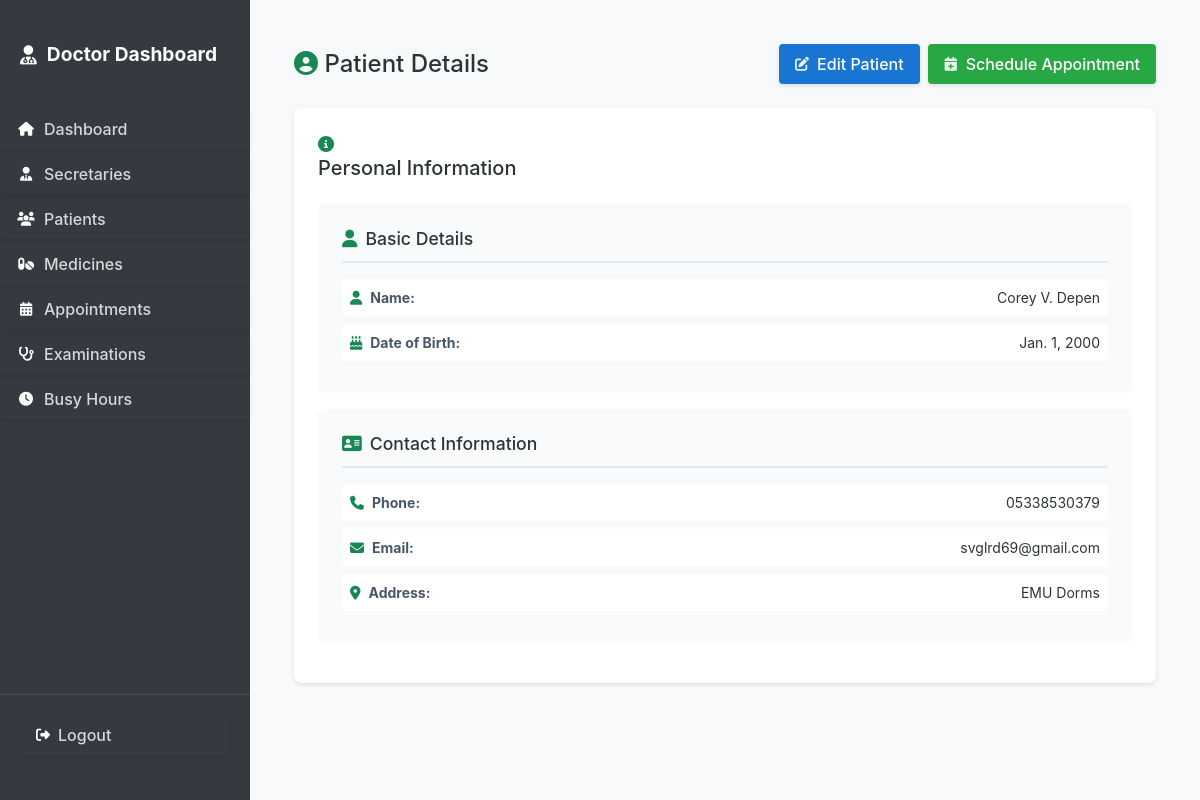
The app's page /patients/9/ (signed in) with its own data.
### secretary_dash/models.py (models this page shows, shortened)
class Patient(models.Model):
    name = models.CharField(max_length=100)
    phone = models.CharField(max_length=20)
    email = models.EmailField()
    address = models.TextField()
    date_of_birth = models.DateField()
    created_at = models.DateTimeField(auto_now_add=True)
    class Meta:
        ordering = ['name']

### secretary_dash/views.py (the view)
# urls.py: path('patients/<int:pk>/', views.patient_detail, name='patient_detail'),
@login_required
@user_passes_test(is_staff)
def patient_detail(request, pk):
    patient = get_object_or_404(Patient, pk=pk)
    all_examinations = Examination.objects.filter(
        patient=patient
    ).order_by('-date', '-time')
    recent_examinations = all_examinations[:5]
    examination_history = all_examinations[5:] if len(all_examinations) > 5 else []
    upcoming_appointments = Appointment.objects.filter(
        patient=patient,
        date__gte=timezone.now().date(),
        status='upcoming'
    ).order_by('date', 'time')
    return render(request, 'secretary_dash/common/patient_detail.html', {
        'patient': patient,
        'recent_examinations': recent_examinations,
        'examination_history': examination_history,
        'upcoming_appointments': upcoming_appointments
    })

### secretary_dash/auth.py (called while the page is built)
    def get_user(self, user_id):
        UserModel = get_user_model()
        try:
            return UserModel.objects.get(pk=user_id)
        except UserModel.DoesNotExist:
            return None

### secretary_dash/views.py (called while the page is built)
def is_staff(user):
    return user.is_superuser or hasattr(user, 'secretary')

### templates/secretary_dash/common/patient_detail.html (shortened to what this page needs)
{% extends request.user.is_superuser|yesno:'secretary_dash/doctor/base.html,secretary_dash/secretary/base.html' %}
{% load static %}
{% block content %}
<div class="detail-container">
    <div class="detail-header">
        <h1><i class="fas fa-user-circle text-success"></i> Patient Details</h1>
        <div class="actions">
            <a href="{% url 'secretary_dash:patient_edit' patient.id %}" class="btn btn-primary">
                <i class="fas fa-edit"></i> Edit Patient
            </a>
            <a href="{% url 'secretary_dash:appointment_create' %}?patient={{ patient.id }}" class="btn btn-success">
                <i class="fas fa-calendar-plus"></i> Schedule Appointment
            </a>
        </div>
    </div>
    <div class="detail-section">
        <div class="section-header">
            <i class="fas fa-info-circle text-success"></i>
            <h2>Personal Information</h2>
        </div>
        <div class="medical-details">
            <div class="medical-item">
                <h3><i class="fas fa-user text-success"></i> Basic Details</h3>
                <div class="detail-row">
                    <p><i class="fas fa-user text-success"></i> <strong>Name:</strong></p>
                    <span>{{ patient.name }}</span>
                </div>
                <div class="detail-row">
                    <p><i class="fas fa-birthday-cake text-success"></i> <strong>Date of Birth:</strong></p>
                    <span>{{ patient.date_of_birth }}</span>
                </div>
            </div>
            <div class="medical-item">
                <h3><i class="fas fa-address-card text-success"></i> Contact Information</h3>
                <div class="detail-row">
                    <p><i class="fas fa-phone text-success"></i> <strong>Phone:</strong></p>
                    <span>{{ patient.phone }}</span>
                </div>
                <div class="detail-row">
                    <p><i class="fas fa-envelope text-success"></i> <strong>Email:</strong></p>
                    <span>{{ patient.email }}</span>
                </div>
                <div class="detail-row">
                    <p><i class="fas fa-map-marker-alt text-success"></i> <strong>Address:</strong></p>
                    <span>{{ patient.address }}</span>
                </div>
            </div>
        </div>
    </div>
</div>
{% endblock %}

### static/css/main.css (style rules this page uses)
body { margin: 0; padding: 0; font-family: -apple-system, BlinkMacSystemFont, "Segoe UI", Roboto, "Helvetica Neue", Arial, sans-serif; background-color: #f8f9fa; }
.btn { display: inline-flex !important; align-items: center !important; gap: 0.5rem !important; padding: 0.5rem 1rem !important; border-radius: 0.25rem !important; border: none !important; cursor: pointer !important; font-weight: 500 !important; transition: all 0.2s ease !important; text-decoration: none !important; box-shadow: 0 0.125rem 0.25rem rgba(0, 0, 0, 0.1) !important; }
.btn .fas, .btn .far, .btn .fab, .btn .fa { color: rgba(255, 255, 255, 0.9) !important; }
.detail-container { padding: 1.5rem; }
.detail-header { display: flex; justify-content: space-between; align-items: center; margin-bottom: 1.5rem; }
.detail-header h1 { margin: 0; font-size: 1.5rem; color: #2d3436; }
.detail-header .actions { display: flex; gap: 0.5rem; }
.detail-section { background: white; padding: 1.5rem; border-radius: 0.5rem; box-shadow: 0 0.125rem 0.25rem rgba(0,0,0,0.1); margin-bottom: 1.5rem; }
.detail-section h2 { margin: 0 0 1.5rem; color: #2d3436; font-size: 1.25rem; }
.btn-primary { background-color: #1976d2 !important; color: white !important; }
.btn-success { background-color: #28a745 !important; color: white !important; }
.btn i { font-size: 0.875rem !important; }

### templates/secretary_dash/common/patient_detail.html (style rules this page uses)
.detail-row { display: flex; justify-content: space-between; align-items: flex-start; gap: 1rem; padding: 0.5rem; background: white; border-radius: 4px; margin-bottom: 0.5rem; }
.detail-row p { margin: 0; display: flex; align-items: center; gap: 0.5rem; color: #4a5568; font-size: 0.875rem; }
.detail-row span { color: #2d3436; font-size: 0.875rem; text-align: right; }
.medical-item { background: #f8fafc; padding: 1.5rem; border-radius: 6px; margin-bottom: 1rem; }
.medical-item h3 { margin: 0 0 1rem 0; font-size: 1.1rem; color: #2d3436; display: flex; align-items: center; gap: 0.5rem; padding-bottom: 0.75rem; border-bottom: 2px solid #e2e8f0; }

### records on screen
Patient: name "Corey V. Depen", date_of_birth "Jan. 1, 2000", phone "05338530379", email "svglrd69@gmail.com", address "EMU Dorms"
